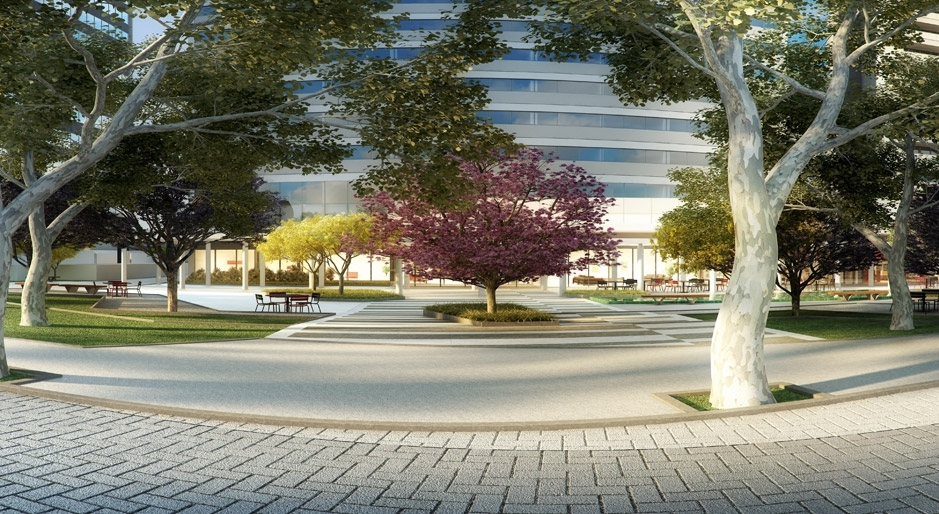
%> input picture Udemy_Visao_Computacional/Tranformacoes_Ponto_a_Ponto/praca.jpg, 939 x 514 px
$ octave mascaras_1.m   (GNU Octave 9; MATLAB toolbox functions it lacks are replaced by stand-ins)
%> lines starting %> are read from the running program, lines starting %| are printed output that depends on the picture; in (x1, y1, x2, y2) boxes, pixels count from 0 and x2, y2 are one past the last pixel; in counts of white or black regions, pixels touching at a corner belong together; the program's own positions count from 1
imagem = imread("praca.jpg");
%> imagem is the input picture: size 514x939x3 uint8; mean R, G, B 123.7, 124, 107.9

im_Gray = imrotate(rgb2gray(imagem),45,"bilinear");
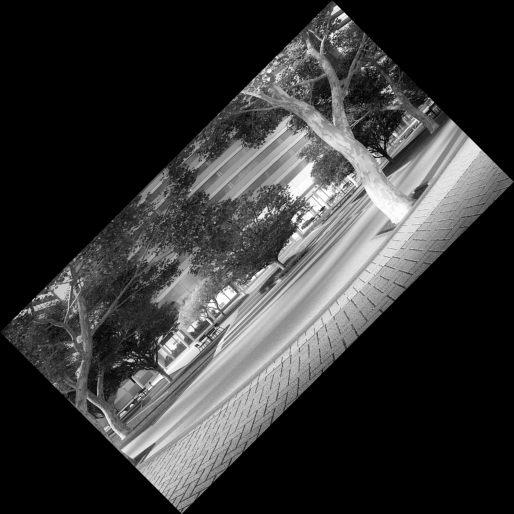
%> im_Gray: size 1028x1028 uint8 (shown at 1/2 size); min 0, max 255, mean 55.8

mask_1 = im_Gray < 128;
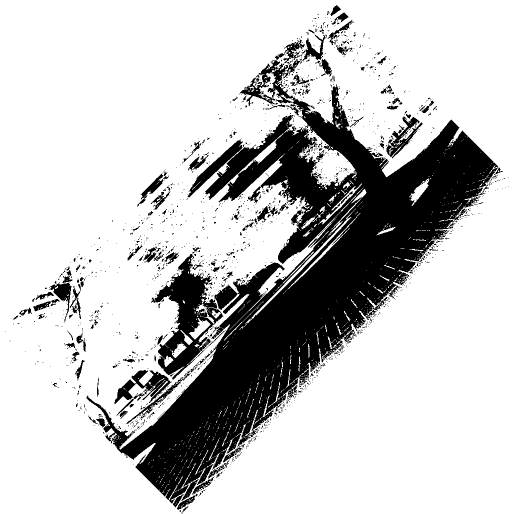
%> mask_1: size 1028x1028 logical (shown at 1/2 size); 77.8% white; 1589 black regions (1446 under 20 px), largest, box (x1, y1, x2, y2) and area: (173, 69, 997, 1007) 194606, (302, 508, 451, 759) 13096, (229, 740, 342, 808) 2793

im_1 = 0.2 * (im_Gray .* uint8(mask_1));
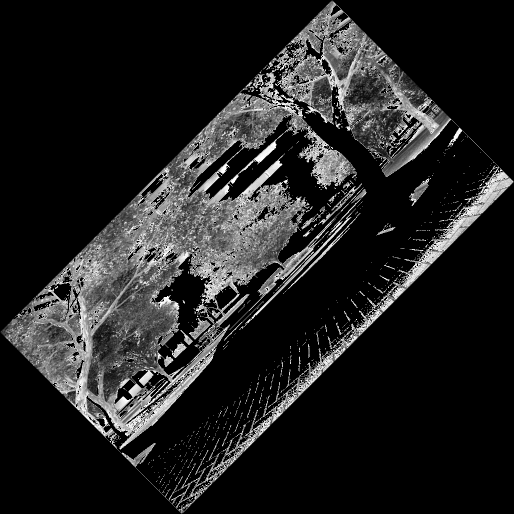
%> im_1: size 1028x1028 uint8 (shown at 1/2 size); min 0, max 25, mean 3.3; drawn with min black and max white

mask_2 = im_Gray > 200;
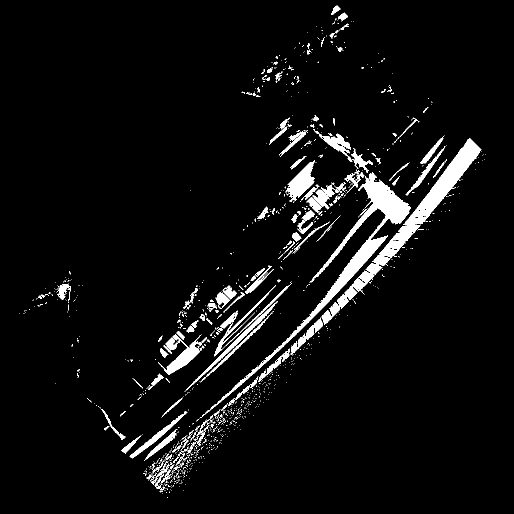
%> mask_2: size 1028x1028 logical (shown at 1/2 size); 5.1% white; 1261 white regions (1117 under 20 px), largest, box (x1, y1, x2, y2) and area: (581, 276, 963, 709) 12123, (401, 344, 821, 836) 11598, (571, 321, 630, 403) 2108

im_2 = 0.3 * (im_Gray .* uint8(mask_2));
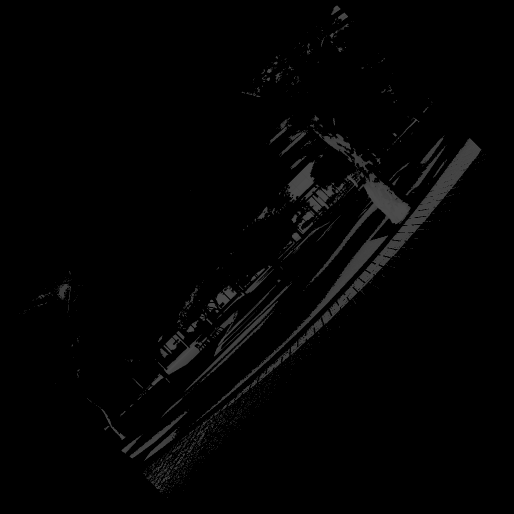
%> im_2: size 1028x1028 uint8 (shown at 1/2 size); min 0, max 77, mean 3.4

im_3 = im_Gray + im_1 - im_2;
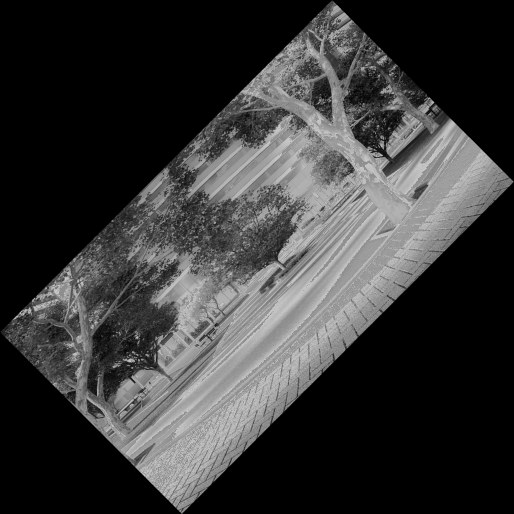
%> im_3: size 1028x1028 uint8 (shown at 1/2 size); min 0, max 200, mean 55.7


subplot(2,2,1); imshow(im_Gray);
subplot(2,2,2); imshow(im_1);
subplot(2,2,3); imshow(im_2);
subplot(2,2,4); imshow(im_3);

%%Rotação

$ run again, with Udemy_Visao_Computacional/Tranformacoes_Ponto_a_Ponto/teste.png saved as Udemy_Visao_Computacional/Tranformacoes_Ponto_a_Ponto/praca.jpg
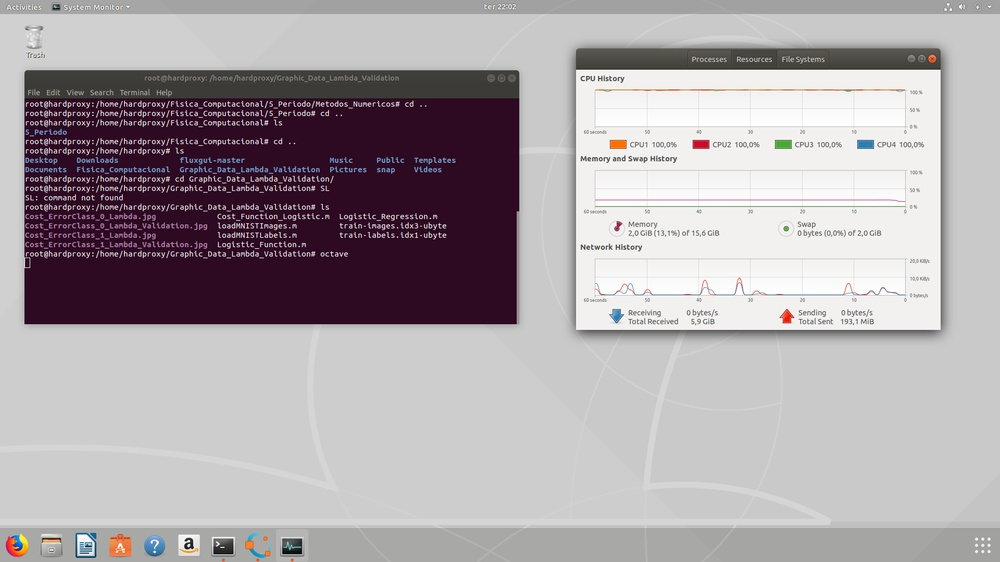
%> input picture Udemy_Visao_Computacional/Tranformacoes_Ponto_a_Ponto/teste.png, 1000 x 562 px, shrunk from 1920 x 1080 before the run
%> imagem is the input picture: size 562x1000x3 uint8; mean R, G, B 170.4, 163.5, 167.5
%> `mask_1 = im_Gray < 128;`:
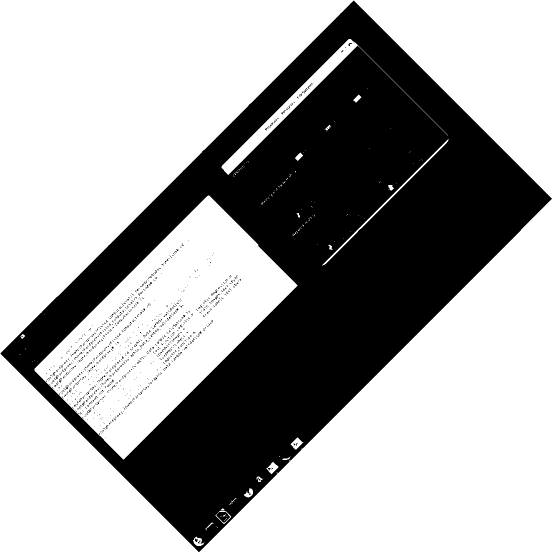
%> mask_1: size 1105x1105 logical (shown at 1/2 size); 65% white; 1163 black regions (1159 under 20 px), largest, box (x1, y1, x2, y2) and area: (1, 1, 1104, 1104) 423698, (390, 1077, 395, 1084) 26, (697, 86, 704, 92) 20, (615, 169, 624, 177) 20
%> mask_2: size 1105x1105 logical; 27.6% white; 180 white regions (170 under 20 px), largest, box (x1, y1, x2, y2) and area: (11, 11, 1042, 1078) 248269, (457, 92, 898, 533) 88079, (505, 945, 534, 973) 309
%> `im_3 = im_Gray + im_1 - im_2;`:
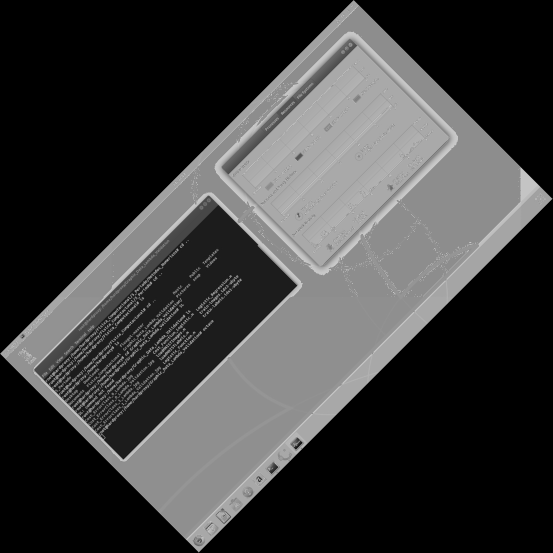
%> im_3: size 1105x1105 uint8 (shown at 1/2 size); min 0, max 200, mean 59.6
